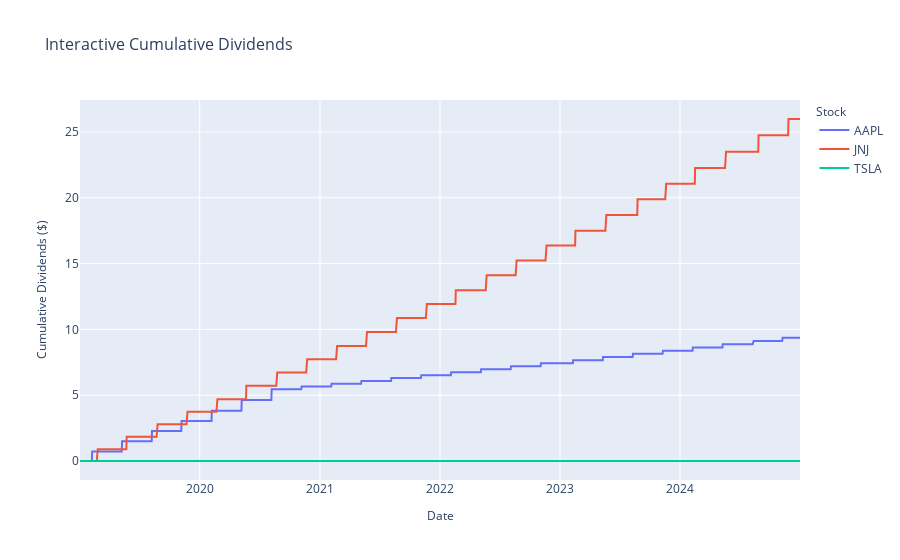

The notebook cell this image was saved under:
### Markdown cell above
## Plot 6: Plotly Express - Interactive Dividends

Let's create an interactive dividend plot with Plotly.

### Code cell
# Plot 6: Plotly Express - Interactive Dividends
fig = px.line(div_plot_df, x='dlycaldt', y='cumdiv', color='ticker',
              title='Interactive Cumulative Dividends',
              labels={'dlycaldt': 'Date', 'cumdiv': 'Cumulative Dividends ($)', 'ticker': 'Stock'},
              line_shape='linear', render_mode='svg')

fig.update_layout(
    title_font_size=16,
    xaxis_title_font_size=12,
    yaxis_title_font_size=12,
    legend_title_font_size=12,
    hovermode='x unified'
)

fig.show()

### Figure 1 — Plotly figure (JSON) as saved in the notebook; plotly's stock layout.template omitted (floating-point values rounded to 4 significant figures; data arrays with more than 128 entries replaced by an {"elided": "..."} marker saying what was removed)
{"data": [{"hovertemplate": "Stock=AAPL<br>Date=%{x}<br>Cumulative Dividends ($)=%{y}<extra></extra>", "legendgroup": "AAPL", "line": {"color": "#636efa", "dash": "solid", "shape": "linear"}, "marker": {"symbol": "circle"}, "mode": "lines", "name": "AAPL", "orientation": "v", "showlegend": true, "type": "scatter", "x": {"elided": "1510 str values"}, "xaxis": "x", "y": {"elided": "1510 float values"}, "yaxis": "y"}, {"hovertemplate": "Stock=JNJ<br>Date=%{x}<br>Cumulative Dividends ($)=%{y}<extra></extra>", "legendgroup": "JNJ", "line": {"color": "#EF553B", "dash": "solid", "shape": "linear"}, "marker": {"symbol": "circle"}, "mode": "lines", "name": "JNJ", "orientation": "v", "showlegend": true, "type": "scatter", "x": {"elided": "1510 str values"}, "xaxis": "x", "y": {"elided": "1510 float values"}, "yaxis": "y"}, {"hovertemplate": "Stock=TSLA<br>Date=%{x}<br>Cumulative Dividends ($)=%{y}<extra></extra>", "legendgroup": "TSLA", "line": {"color": "#00cc96", "dash": "solid", "shape": "linear"}, "marker": {"symbol": "circle"}, "mode": "lines", "name": "TSLA", "orientation": "v", "showlegend": true, "type": "scatter", "x": {"elided": "1510 str values"}, "xaxis": "x", "y": {"elided": "1510 float values"}, "yaxis": "y"}], "layout": {"hovermode": "x unified", "legend": {"title": {"font": {"size": 12}, "text": "Stock"}, "tracegroupgap": 0}, "title": {"font": {"size": 16}, "text": "Interactive Cumulative Dividends"}, "xaxis": {"anchor": "y", "domain": [0.0, 1.0], "title": {"font": {"size": 12}, "text": "Date"}}, "yaxis": {"anchor": "x", "domain": [0.0, 1.0], "title": {"font": {"size": 12}, "text": "Cumulative Dividends ($)"}}}}
